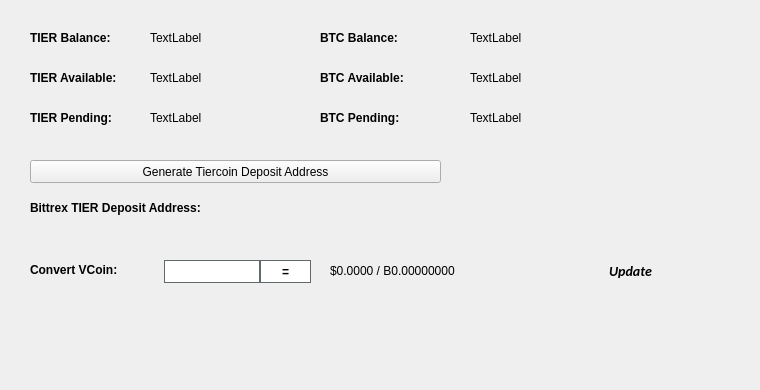
   <widget class="QWidget" name="BalanceTab">
    <attribute name="title">
     <string>Balance</string>
    </attribute>
    <widget class="QLabel" name="BitcoinBalanceLabel">
     <property name="geometry">
      <rect>
       <x>470</x>
       <y>30</y>
       <width>150</width>
       <height>16</height>
      </rect>
     </property>
     <property name="text">
      <string>TextLabel</string>
     </property>
    </widget>
    <widget class="QLabel" name="TIERBalanceLabel">
     <property name="geometry">
      <rect>
       <x>150</x>
       <y>30</y>
       <width>150</width>
       <height>16</height>
      </rect>
     </property>
     <property name="text">
      <string>TextLabel</string>
     </property>
    </widget>
    <widget class="QLabel" name="label_11">
     <property name="geometry">
      <rect>
       <x>30</x>
       <y>30</y>
       <width>101</width>
       <height>16</height>
      </rect>
     </property>
     <property name="font">
      <font>
       <weight>75</weight>
       <bold>true</bold>
      </font>
     </property>
     <property name="text">
      <string>TIER Balance:</string>
     </property>
    </widget>
    <widget class="QLabel" name="label_12">
     <property name="geometry">
      <rect>
       <x>320</x>
       <y>30</y>
       <width>101</width>
       <height>16</height>
      </rect>
     </property>
     <property name="font">
      <font>
       <weight>75</weight>
       <bold>true</bold>
      </font>
     </property>
     <property name="text">
      <string>BTC Balance:</string>
     </property>
    </widget>
    <widget class="QLabel" name="TIERAvailableLabel_2">
     <property name="geometry">
      <rect>
       <x>150</x>
       <y>70</y>
       <width>150</width>
       <height>16</height>
      </rect>
     </property>
     <property name="text">
      <string>TextLabel</string>
     </property>
    </widget>
    <widget class="QLabel" name="label_13">
     <property name="geometry">
      <rect>
       <x>30</x>
       <y>70</y>
       <width>111</width>
       <height>16</height>
      </rect>
     </property>
     <property name="font">
      <font>
       <weight>75</weight>
       <bold>true</bold>
      </font>
     </property>
     <property name="text">
      <string>TIER Available:</string>
     </property>
    </widget>
    <widget class="QLabel" name="label_14">
     <property name="geometry">
      <rect>
       <x>30</x>
       <y>110</y>
       <width>101</width>
       <height>16</height>
      </rect>
     </property>
     <property name="font">
      <font>
       <weight>75</weight>
       <bold>true</bold>
      </font>
     </property>
     <property name="text">
      <string>TIER Pending:</string>
     </property>
    </widget>
    <widget class="QLabel" name="TIERPendingLabel">
     <property name="geometry">
      <rect>
       <x>150</x>
       <y>110</y>
       <width>150</width>
       <height>16</height>
      </rect>
     </property>
     <property name="text">
      <string>TextLabel</string>
     </property>
    </widget>
    <widget class="QLabel" name="label_15">
     <property name="geometry">
      <rect>
       <x>320</x>
       <y>70</y>
       <width>111</width>
       <height>16</height>
      </rect>
     </property>
     <property name="font">
      <font>
       <weight>75</weight>
       <bold>true</bold>
      </font>
     </property>
     <property name="text">
      <string>BTC Available:</string>
     </property>
    </widget>
    <widget class="QLabel" name="BitcoinAvailableLabel">
     <property name="geometry">
      <rect>
       <x>470</x>
       <y>70</y>
       <width>150</width>
       <height>16</height>
      </rect>
     </property>
     <property name="text">
      <string>TextLabel</string>
     </property>
    </widget>
    <widget class="QLabel" name="label_31">
     <property name="geometry">
      <rect>
       <x>320</x>
       <y>110</y>
       <width>111</width>
       <height>16</height>
      </rect>
     </property>
     <property name="font">
      <font>
       <weight>75</weight>
       <bold>true</bold>
      </font>
     </property>
     <property name="text">
      <string>BTC Pending:</string>
     </property>
    </widget>
    <widget class="QLabel" name="BitcoinPendingLabel">
     <property name="geometry">
      <rect>
       <x>470</x>
       <y>110</y>
       <width>150</width>
       <height>16</height>
      </rect>
     </property>
     <property name="text">
      <string>TextLabel</string>
     </property>
    </widget>
    <widget class="QLabel" name="label_33">
     <property name="geometry">
      <rect>
       <x>30</x>
       <y>200</y>
       <width>221</width>
       <height>16</height>
      </rect>
     </property>
     <property name="font">
      <font>
       <weight>75</weight>
       <bold>true</bold>
      </font>
     </property>
     <property name="text">
      <string>Bittrex TIER Deposit Address:</string>
     </property>
    </widget>
    <widget class="QPushButton" name="GenDepositBTN">
     <property name="geometry">
      <rect>
       <x>30</x>
       <y>160</y>
       <width>411</width>
       <height>23</height>
      </rect>
     </property>
     <property name="text">
      <string>Generate Tiercoin Deposit Address</string>
     </property>
     <property name="icon">
      <iconset resource="../tiercoin.qrc">
       <normaloff>:/icons/bitcoin</normaloff>:/icons/bitcoin</iconset>
     </property>
    </widget>
    <widget class="QLabel" name="DepositAddressLabel">
     <property name="geometry">
      <rect>
       <x>200</x>
       <y>200</y>
       <width>261</width>
       <height>16</height>
      </rect>
     </property>
     <property name="palette">
      <palette>
       <active>
        <colorrole role="WindowText">
         <brush brushstyle="SolidPattern">
          <color alpha="255">
           <red>0</red>
           <green>0</green>
           <blue>0</blue>
          </color>
         </brush>
        </colorrole>
        <colorrole role="Text">
         <brush brushstyle="SolidPattern">
          <color alpha="255">
           <red>0</red>
           <green>0</green>
           <blue>255</blue>
          </color>
         </brush>
        </colorrole>
       </active>
       <inactive>
        <colorrole role="WindowText">
         <brush brushstyle="SolidPattern">
          <color alpha="255">
           <red>0</red>
           <green>0</green>
           <blue>0</blue>
          </color>
         </brush>
        </colorrole>
        <colorrole role="Text">
         <brush brushstyle="SolidPattern">
          <color alpha="255">
           <red>0</red>
           <green>0</green>
           <blue>255</blue>
          </color>
         </brush>
        </colorrole>
       </inactive>
       <disabled>
        <colorrole role="WindowText">
         <brush brushstyle="SolidPattern">
          <color alpha="255">
           <red>120</red>
           <green>120</green>
           <blue>120</blue>
          </color>
         </brush>
        </colorrole>
        <colorrole role="Text">
         <brush brushstyle="SolidPattern">
          <color alpha="255">
           <red>120</red>
           <green>120</green>
           <blue>120</blue>
          </color>
         </brush>
        </colorrole>
       </disabled>
      </palette>
     </property>
     <property name="font">
      <font>
       <weight>75</weight>
       <bold>true</bold>
      </font>
     </property>
     <property name="text">
      <string/>
     </property>
     <property name="alignment">
      <set>Qt::AlignRight|Qt::AlignTrailing|Qt::AlignVCenter</set>
     </property>
     <property name="textInteractionFlags">
      <set>Qt::LinksAccessibleByMouse|Qt::TextSelectableByKeyboard|Qt::TextSelectableByMouse</set>
     </property>
    </widget>
    <widget class="QLabel" name="label_8">
     <property name="geometry">
      <rect>
       <x>460</x>
       <y>300</y>
       <width>281</width>
       <height>81</height>
      </rect>
     </property>
     <property name="text">
      <string/>
     </property>
     <property name="pixmap">
      <pixmap>:/images/bittrex</pixmap>
     </property>
    </widget>
    <widget class="QWidget" name="widgetConversion" native="true">
     <property name="geometry">
      <rect>
       <x>0</x>
       <y>250</y>
       <width>751</width>
       <height>43</height>
      </rect>
     </property>
     <property name="minimumSize">
      <size>
       <width>0</width>
       <height>43</height>
      </size>
     </property>
     <property name="styleSheet">
      <string notr="true"/>
     </property>
     <widget class="QPushButton" name="btnUpdateMarketData">
      <property name="geometry">
       <rect>
        <x>575</x>
        <y>0</y>
        <width>111</width>
        <height>41</height>
       </rect>
      </property>
      <property name="sizePolicy">
       <sizepolicy hsizetype="Expanding" vsizetype="Expanding">
        <horstretch>0</horstretch>
        <verstretch>0</verstretch>
       </sizepolicy>
      </property>
      <property name="font">
       <font>
        <family>calibri</family>
        <pointsize>-1</pointsize>
        <weight>75</weight>
        <italic>true</italic>
        <bold>true</bold>
       </font>
      </property>
      <property name="styleSheet">
       <string notr="true">margin:0px;text-align:center;padding:2px;border-radius:3px;font-style:italic;width:100px;font-size:14px;font-family:calibri;font-weight:600;</string>
      </property>
      <property name="text">
       <string>Update</string>
      </property>
      <property name="iconSize">
       <size>
        <width>150</width>
        <height>35</height>
       </size>
      </property>
      <property name="autoDefault">
       <bool>true</bool>
      </property>
      <property name="default">
       <bool>true</bool>
      </property>
     </widget>
     <widget class="QLabel" name="lblConvertVCoin">
      <property name="geometry">
       <rect>
        <x>30</x>
        <y>10</y>
        <width>131</width>
        <height>20</height>
       </rect>
      </property>
      <property name="styleSheet">
       <string notr="true"/>
      </property>
      <property name="text">
       <string>&lt;html&gt;&lt;head/&gt;&lt;body&gt;&lt;p&gt;&lt;span style=&quot; font-weight:600;&quot;&gt;Convert VCoin:&lt;/span&gt;&lt;/p&gt;&lt;/body&gt;&lt;/html&gt;</string>
      </property>
     </widget>
     <widget class="QLineEdit" name="txtConvertVCoinQty">
      <property name="geometry">
       <rect>
        <x>160</x>
        <y>10</y>
        <width>100</width>
        <height>23</height>
       </rect>
      </property>
      <property name="minimumSize">
       <size>
        <width>100</width>
        <height>23</height>
       </size>
      </property>
      <property name="maximumSize">
       <size>
        <width>100</width>
        <height>16777215</height>
       </size>
      </property>
      <property name="styleSheet">
       <string notr="true">border: 1px solid #61696c;margin-left:4px;</string>
      </property>
     </widget>
     <widget class="QPushButton" name="btnConvertTiercoin">
      <property name="geometry">
       <rect>
        <x>260</x>
        <y>10</y>
        <width>51</width>
        <height>23</height>
       </rect>
      </property>
      <property name="minimumSize">
       <size>
        <width>0</width>
        <height>23</height>
       </size>
      </property>
      <property name="styleSheet">
       <string notr="true">border:1px solid #61696c;background:white;font-weight:600;</string>
      </property>
      <property name="text">
       <string>=</string>
      </property>
     </widget>
     <widget class="QLabel" name="lblConvertVCoinResults">
      <property name="geometry">
       <rect>
        <x>330</x>
        <y>0</y>
        <width>201</width>
        <height>41</height>
       </rect>
      </property>
      <property name="styleSheet">
       <string notr="true"/>
      </property>
      <property name="text">
       <string>$0.0000 / B0.00000000</string>
      </property>
     </widget>
     <widget class="QLabel" name="iconOverviewUpdateWait">
      <property name="geometry">
       <rect>
        <x>670</x>
        <y>10</y>
        <width>24</width>
        <height>24</height>
       </rect>
      </property>
      <property name="text">
       <string/>
      </property>
      <property name="pixmap">
       <pixmap resource="../tiercoin.qrc">:/icons/transaction_1</pixmap>
      </property>
      <property name="scaledContents">
       <bool>true</bool>
      </property>
      <property name="alignment">
       <set>Qt::AlignCenter</set>
      </property>
     </widget>
    </widget>
   </widget>
